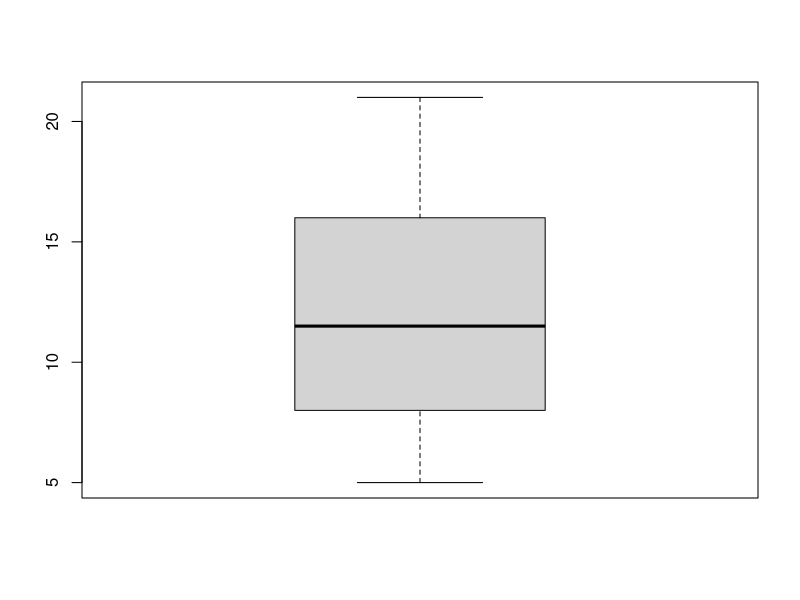
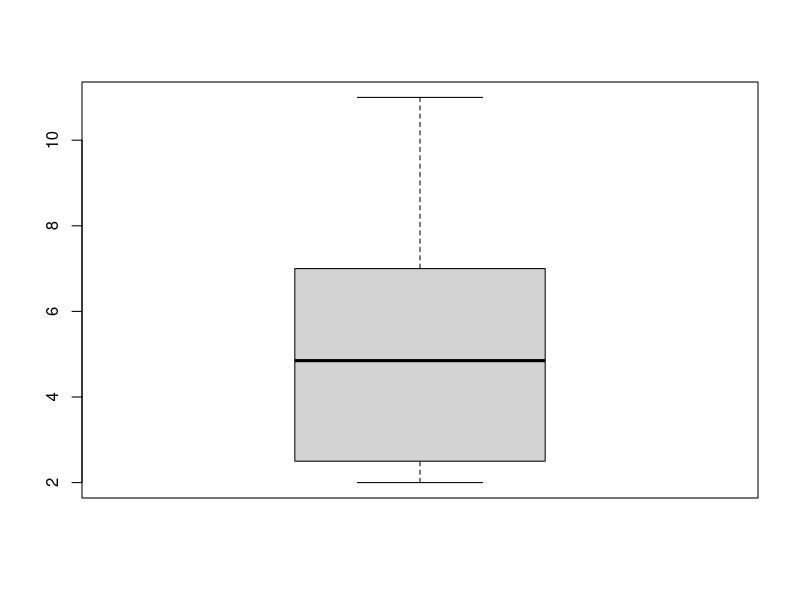
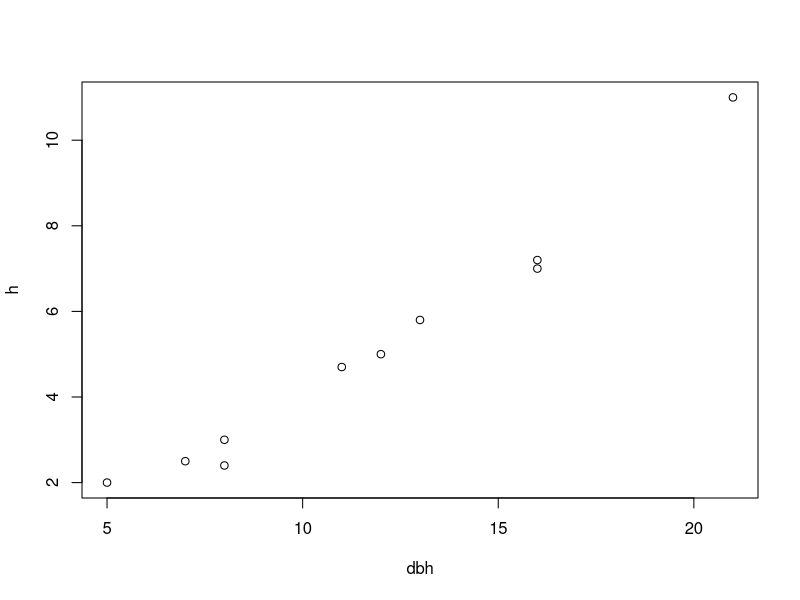
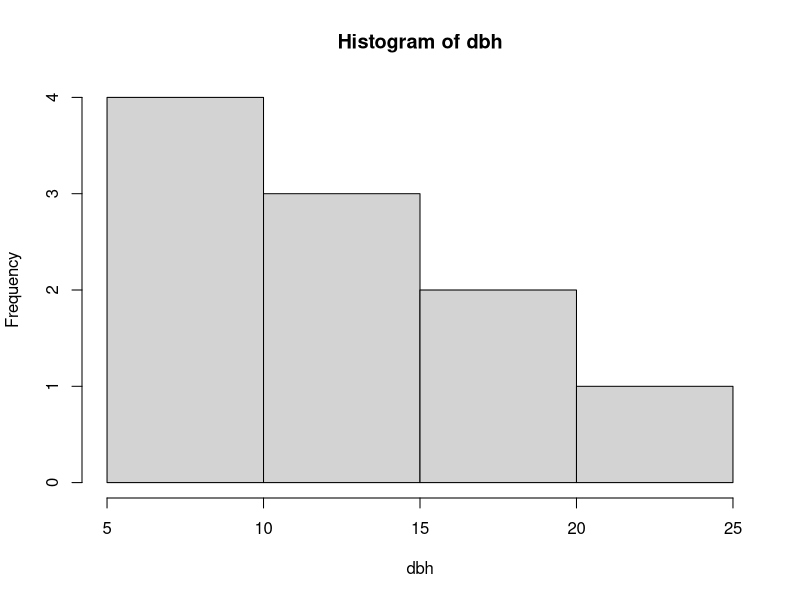
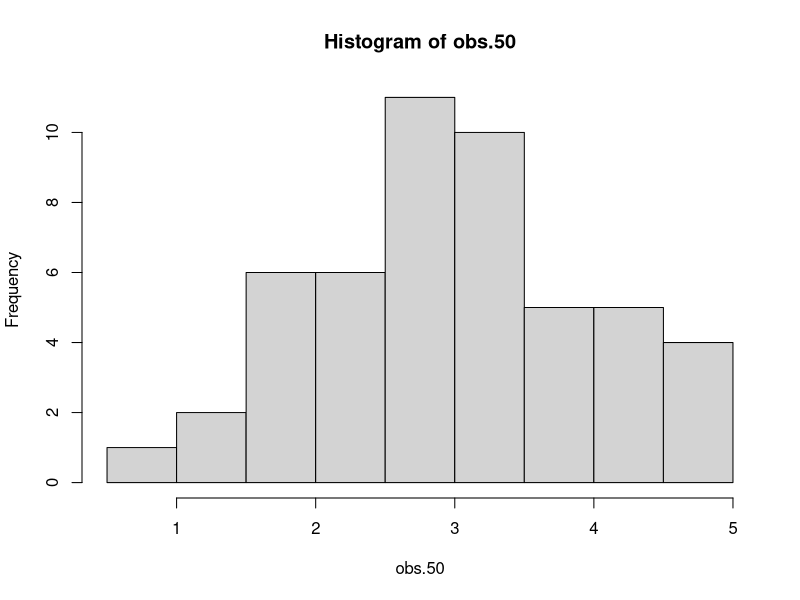
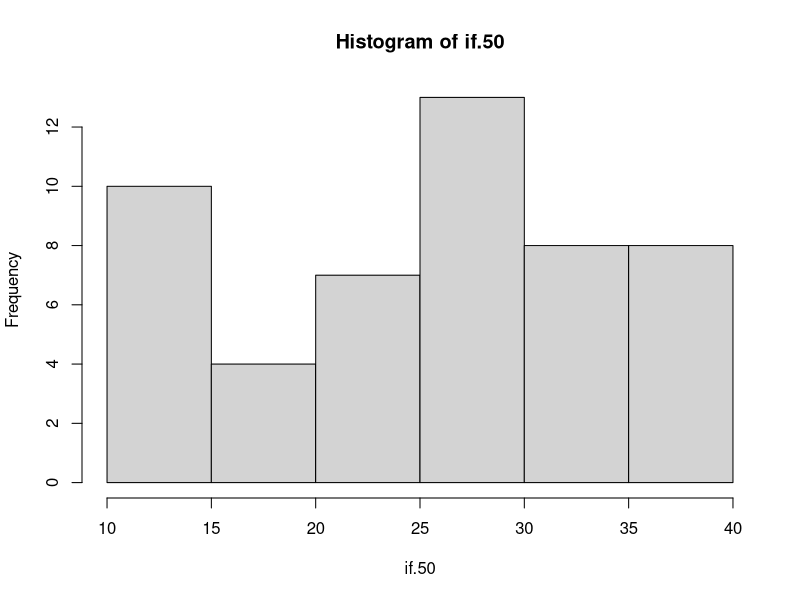
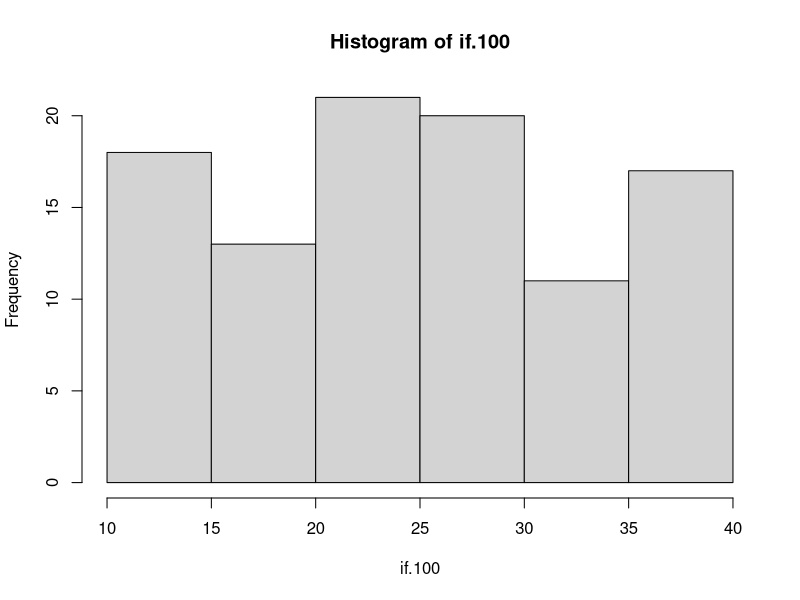
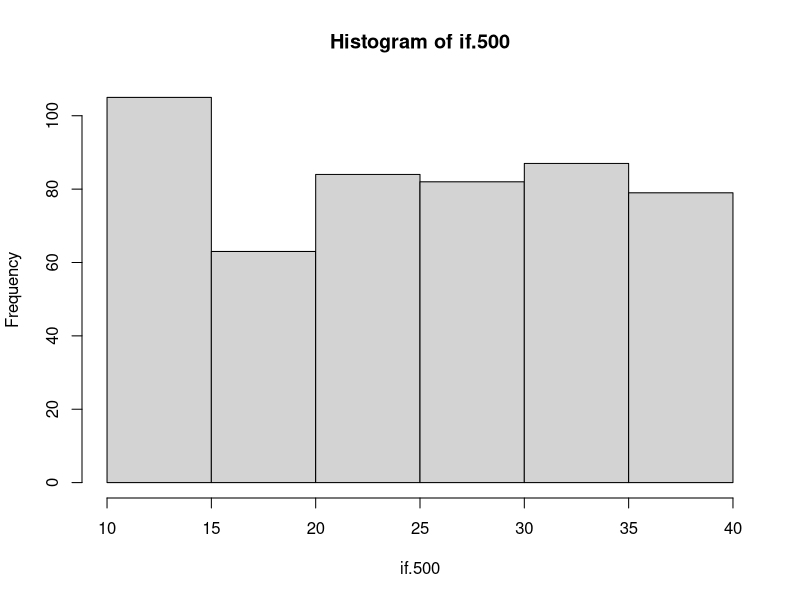

Source code (R) for these figures, in order:
#Jonathan Abelardo Mata Hernandez 
#09/02/2023

#sesion 1 Estadisticas descriptivas 

# Primera sesión  ---------------------------------------------------------

dbh <- 15
h <- 8

#multiplicación 

dbh * h

log(dbh)

dbh <-  c(12, 8, 7,5 , 11, 13, 16, 21, 8, 16)
h <- c(5, 3, 2.5,2, 4.7, 5.8, 7, 11, 2.4, 7.2)

dbh*h


# Graficas ----------------------------------------------------------------


#boxplot

boxplot(dbh)
boxplot(h)
plot(dbh,h)
hist(dbh)




set.seed(13)
obs.50 <- rnorm(50, mean = 3)
obs.50
hist(obs.50)

set.seed(13)
if.50 <- runif(50, min = 10, max = 40)
hist(if.50)

set.seed(13)
if.100 <- runif(100, min = 10, max = 40)
hist(if.100)

if.500 <- runif(500, min = 10, max = 40)
hist(if.500)

if.1000 <- runif(1000, min = 10, max = 40)
hist(if.1000)


stem(if.50)
hist(if.50)


# Restrcciónes ------------------------------------------------------------

#Trabajar con datos del objeto if.50

mean(if.50)
fivenum(if.50)
boxplot(if.50)

# igual a ==
# diferente a !=
# igual o mayor >=
# igual o menor <=
# mayor que >
# menor que <

if.50 <= median(if.50)

dbh.50 <- subset(if.50, if.50 <= median(if.50))


dbh.up50 <- subset(if.50, if.50 >= median(if.50))

dbh.up30 <- subset(if.50, if.50 > 30)
dbh.up30

mean(dbh.up30)
sd(dbh.up30)


# importar datos ----------------------------------------------------------

# función read.csv

Fert <- read.csv("vivero.csv", header = TRUE)
Fert$Tratamiento <- as.factor(Fert$Tratamiento)

boxplot(Fert$IE ~ Fert$Tratamiento,
        xlab = "Tratamientos",
        ylab = "Indíce de Esbeltez",
        col = "red",
        main = "Vivero Bosque Escuela",
        las = 1,
        ylim =c(0.4, 1.4))
#


